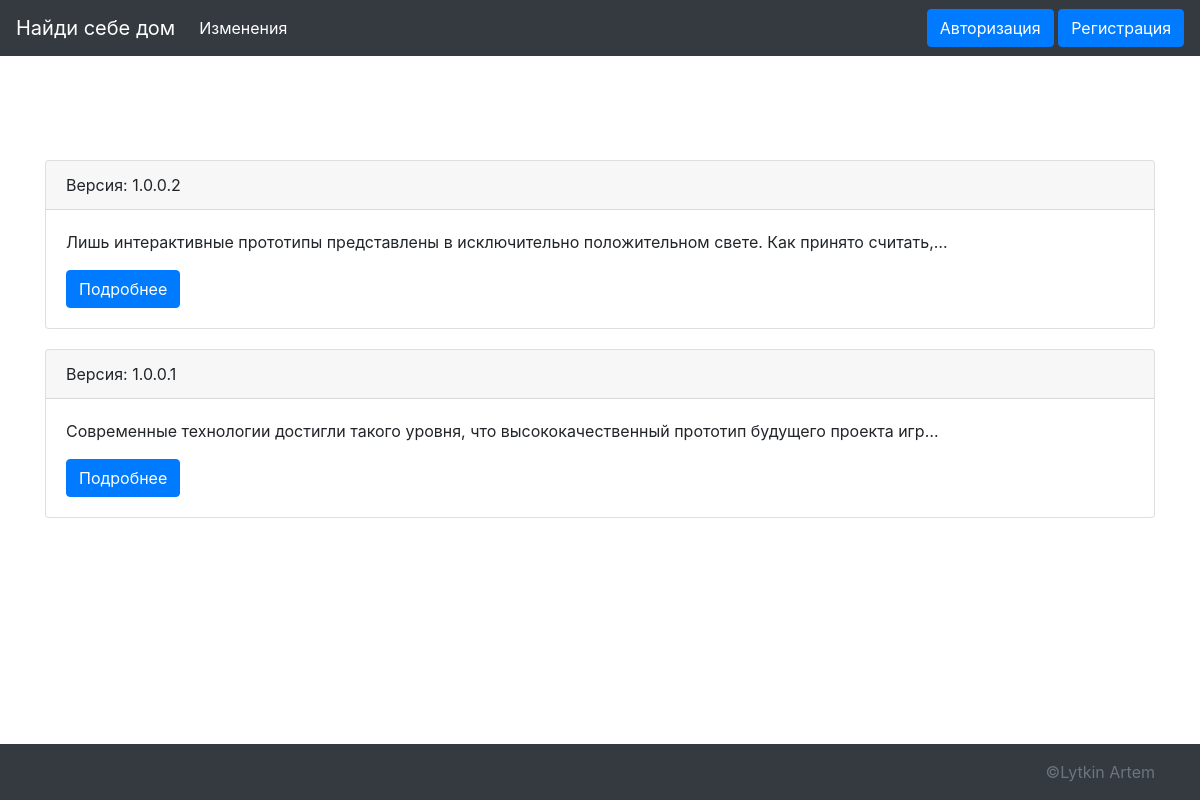
The page / on the database its author committed.
### project/models.py (models this page shows)
class Changes(models.Model):
    title = models.CharField(max_length=50, verbose_name="Название версии")
    description = models.TextField(verbose_name="Описание")
    product_id = models.ForeignKey("Product", models.CASCADE, null=False, verbose_name="Версия продукта", unique=True)
    class Meta:
        verbose_name = "Изменение"
        verbose_name_plural = "Изменения"
    def get_absolute_url(self):
        return reverse("ch_detail_url", kwargs={"change_id": self.pk})

### project/views.py (the view)
# urls.py: path('', views.index, name='home'),
def index(req):
    changes = Changes.objects.order_by('-id')
    last = Product.objects.order_by('-id').first()
    return render(req, 'project/index.html', context={'changes': changes, 'last': last})

### templates/project/index.html (shortened to what this page needs)
{% load static %}
<!doctype html>
<html lang="en" class="h-100">
  <head>
    <link rel="stylesheet" href="https://cdn.jsdelivr.net/npm/bootstrap@4.5.3/dist/css/bootstrap.min.css">
    <link href="sticky-footer-navbar.css" rel="stylesheet">
  </head>
  <body class="d-flex flex-column h-100">
    <header>
  <nav class="navbar navbar-expand-md navbar-dark fixed-top bg-dark">
    <a class="navbar-brand" href="/">Найди себе дом</a>
    <div class="collapse navbar-collapse" id="navbarCollapse">
      <ul class="navbar-nav mr-auto">
        <li class="nav-item active">
          <a class="nav-link" href="">Изменения<span class="sr-only">(current)</span></a>
        </li>
      </ul>
    </div>
    <div class="auth">
      {% if user.is_authenticated %}
        <span class="text-white" style="margin-right: 15px">
          <a href="{{last.product_path.url}}" style="margin-right: 10px">Скачать последнюю версию</a>
        </span>
        <span class="text-white" style="margin-right: 15px">Приветствуем вас {{ user.username }}</span>
        <a href="{% url 'logout' %}" style="margin-right: 10px">Выйти</a>
      {% else %}
        <a class="btn  btn-primary" href="{% url 'auth' %}">Авторизация</a>
        <a class="btn  btn-primary" href="{% url 'reg' %}">Регистрация</a>
      {% endif %}
    </div>
  </nav>
</header>
<main role="main" class="flex-shrink-0" style="margin-top: 20px">
  <div class="container" style="margin-top: 80px;">
      {% block content %}
      {% if changes %}
        {% for ch in changes %}
          <div class="card" style="margin-bottom: 20px;">
            <div class="card-header">
              Версия: {{ ch.title }}
            </div>
            <div class="card-body">
              <p class="card-text">
                {{ ch.description | truncatechars:100 }}
              </p>
              <a href="{{ ch.get_absolute_url }}" class="btn btn-primary">Подробнее</a>
            </div>
          </div>
        {% endfor %}
      {% else %}
      <div style="text-align: center;">
        <h2>Извините, но пока изменений нет.</h2>
      </div>
      {% endif %}
      {% endblock content %}
  </div>
</main>
<footer class="footer mt-auto py-3 bg-dark">
  <div class="container" style="text-align: right">
    <span class="text-muted" >©Lytkin Artem</span>
  </div>
</footer>
      <script>window.jQuery || document.write('<script src="../assets/js/vendor/jquery.slim.min.js"><\/script>')</script><script src="../assets/dist/js/bootstrap.bundle.js"></script></body>
</html>

### templates/project/sticky-footer-navbar.css (style rules this page uses)
main > .container { padding: 60px 15px 0; }
.footer { background-color: #f5f5f5; }
.footer > .container { padding-right: 15px; padding-left: 15px; }

### rows shown on the page
Changes: title "1.0.0.2", description "Лишь интерактивные прототипы представлены в исключительно положительном свете. Как принято считать,…"
Changes: title "1.0.0.1", description "Современные технологии достигли такого уровня, что высококачественный прототип будущего проекта игр…"
